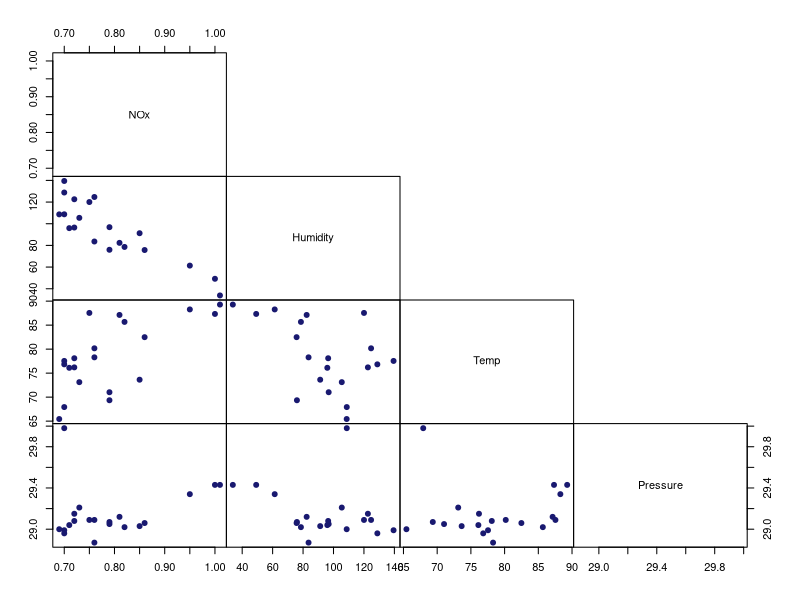

This figure's R source:
## ---- chunk 1
emis <- read.table("emissions.txt", header = TRUE, sep = "\t", row.names = 1)
fit <- lm(NOx ~ ., data = emis)
head(emis)
## ---- chunk 2
pairs(emis, pch = 19, col = "midnightblue", gap = 0, upper.panel = NULL,
      cex.labels = 1)
## ---- chunk 3
getwd()
